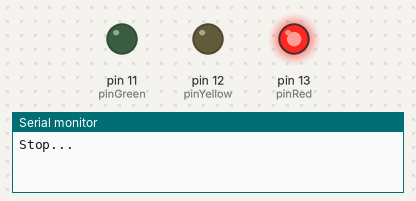
This sketch was run on a simulated Arduino Uno, built with avr-gcc and run on an emulated ATmega328P. Shown: output pins drawn as LEDs (lit = HIGH), the last lines printed to the serial monitor.

Above: at 1.5 s.
At 4.5 s:
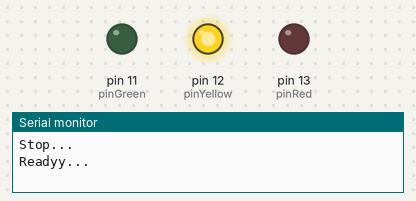
At 7.5 s:
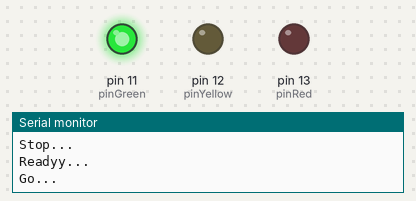
Timing chart, 0 to 11.7 s (numbered marks = the images above):
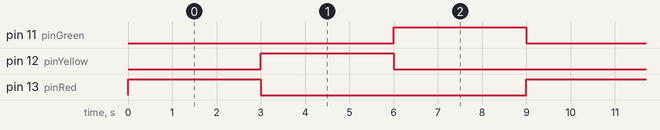

The sketch:

trafficLight.ino
```cpp
int pinRed = 13;
int pinYellow = 12;
int pinGreen = 11;

void setup() {
  // put your setup code here, to run once:

 pinMode(pinRed, OUTPUT);
 pinMode(pinYellow, OUTPUT);
 pinMode(pinGreen, OUTPUT);
 Serial.begin(9600); //baud rate


}

void loop() {
  // put your main code here, to run repeatedly:

//  stop red
  digitalWrite(pinRed, HIGH);
  digitalWrite(pinYellow, LOW);
  digitalWrite(pinGreen, LOW);
  Serial.println("Stop...");
  delay(3000);

//  yellow hold
  digitalWrite(pinRed, LOW);
  digitalWrite(pinYellow, HIGH);
  Serial.println("Readyy...");
  delay(3000);

//  green go
  digitalWrite(pinYellow, LOW);
  digitalWrite(pinGreen, HIGH);
  Serial.println("Go...");
  delay(3000);


}
```

Measured:
- by itself, pin 11 (pinGreen), pin 12 (pinYellow), pin 13 (pinRed): alternates HIGH for 3.0 s and LOW for 6.0 s
- by itself, everything shown: repeats every 9.0 s, in 3 steps
